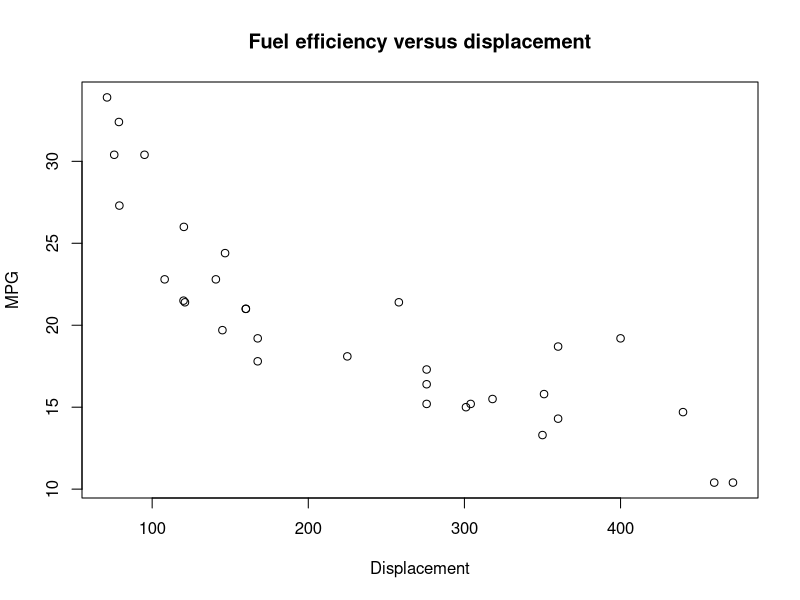

The R source for this figure:
## ---- chunk 1
knitr::opts_chunk$set(echo = TRUE)
## ---- chunk 2
summary(mtcars)
str(mtcars)
## ---- chunk 3
plot(mtcars$disp, mtcars$mpg, 
     main = "Fuel efficiency versus displacement", 
     xlab = "Displacement", 
     ylab = "MPG")
